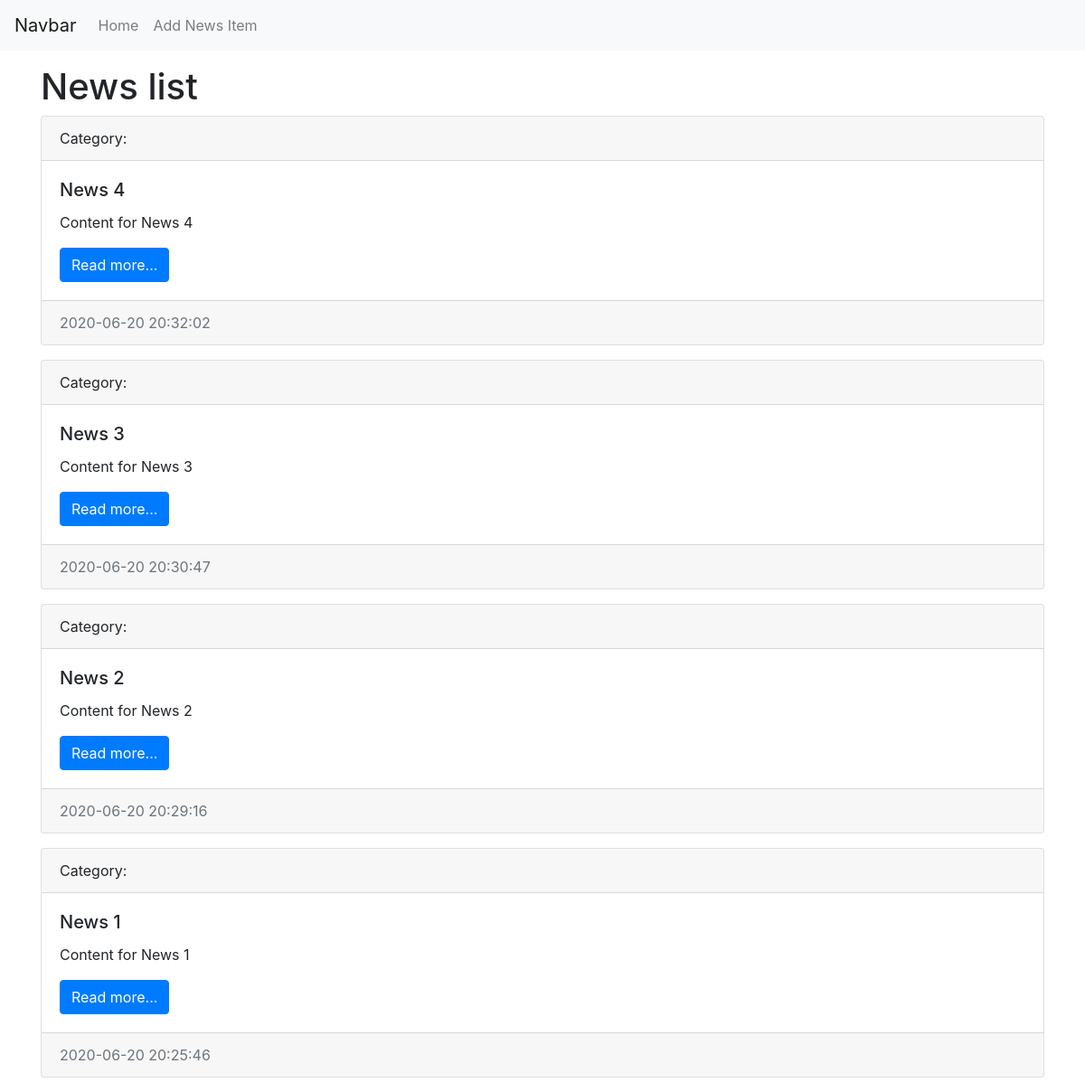
The app's page /, older data.
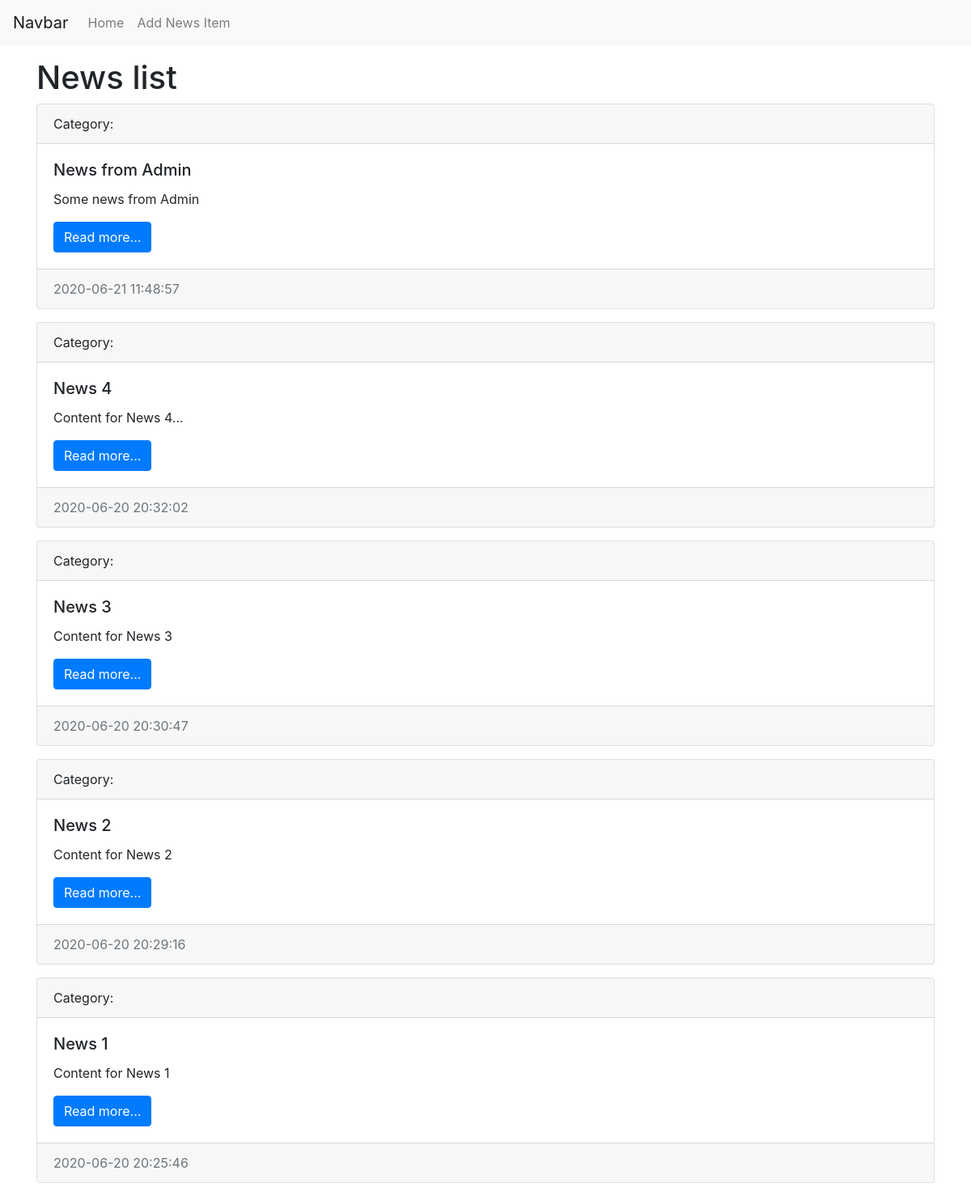
The same page, newer data.
### news/models.py (models this page shows, shortened)
class News(models.Model):
    title = models.CharField(max_length=150, verbose_name='News title')
    content = models.TextField(blank=True, verbose_name='Content')
    created_at = models.DateTimeField(auto_now_add=True, verbose_name='Published on')
    updated_at = models.DateTimeField(auto_now=True, verbose_name='Updated on')
    photo = models.ImageField(upload_to='photos/%Y/%m/%d/', verbose_name='Photo', blank=True)
    is_published = models.BooleanField(default=True, verbose_name='Published?')
    category = models.ForeignKey('Category', on_delete=models.PROTECT, null=True, verbose_name='Category')
    class Meta:
        verbose_name = 'News item'
        verbose_name_plural = 'News list'
        ordering = ['-created_at']

### news/views.py (the view)
# urls.py: path('', index),
def index(request):
    news = News.objects.order_by('-created_at')
    context = {
        'news': news,
        'title': 'News list'
    }
    return render(request, 'news/index.html', context)

### news/templates/news/index.html (shortened to what this page needs)
<!doctype html>
<html lang="en">
<head>
    <link rel="stylesheet" href="https://stackpath.bootstrapcdn.com/bootstrap/4.5.0/css/bootstrap.min.css"
>
</head>
<body>
<nav class="navbar navbar-expand-lg navbar-light bg-light">
    <a class="navbar-brand" href="/">Navbar</a>
    <div class="collapse navbar-collapse" id="navbarSupportedContent">
        <ul class="navbar-nav mr-auto">
            <li class="nav-item"><a class="nav-link" href="/">Home</a></li>
            <li class="nav-item"><a class="nav-link" href="/">Add News Item</a></li>
        </ul>
    </div>
</nav>
<div class="container mt-3">
    <h1>{{ title }}</h1>
    <div class="row">
        <div class="col-md-12">
            {% for item in news %}
            <div class="card mb-3">
                <div class="card-header">
                    Category:
                </div>
                <div class="card-body">
                    <h5 class="card-title">{{ item.title }}</h5>
                    <p class="card-text">{{ item.content }}</p>
                    <a href="#" class="btn btn-primary">Read more...</a>
                </div>
                <div class="card-footer text-muted">
                    {{ item.created_at|date:"Y-m-d H:i:s" }}
                </div>
            </div>
            {% endfor %}
        </div>
    </div>
</div>
</body>
</html>

Row changes from the older to the newer data that the page shows:
added News: title "News from Admin", content "Some news from Admin", created_at "2020-06-21 11:48:57"
changed News "News 4": content "Content for News 4" → "Content for News 4..."
